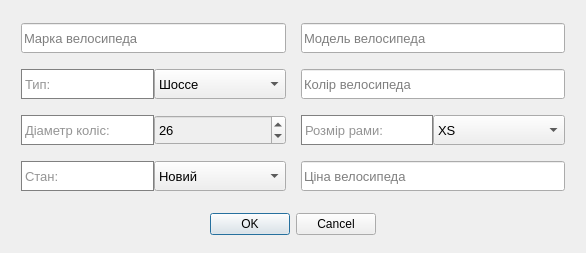
<?xml version="1.0" encoding="UTF-8"?>
<ui version="4.0">
 <class>AddNewBikeDialog</class>
 <widget class="QDialog" name="AddNewBikeDialog">
  <property name="geometry">
   <rect>
    <x>0</x>
    <y>0</y>
    <width>586</width>
    <height>253</height>
   </rect>
  </property>
  <property name="font">
   <font>
    <family>MS Shell Dlg 2</family>
    <pointsize>10</pointsize>
    <weight>50</weight>
    <italic>false</italic>
    <bold>false</bold>
    <kerning>true</kerning>
   </font>
  </property>
  <property name="windowTitle">
   <string>Додавання новго велосипеда</string>
  </property>
  <property name="windowIcon">
   <iconset>
    <normaloff>../../../../../Download/Elegantthemes-Beautiful-Flat-Bike.ico</normaloff>../../../../../Download/Elegantthemes-Beautiful-Flat-Bike.ico</iconset>
  </property>
  <property name="styleSheet">
   <string notr="true">QLabel
{
	color: #949494;
	border: 1px solid grey;
	background-color: white;
}

QSpinBox
{
	background-color: #EFEFEF;
}</string>
  </property>
  <layout class="QVBoxLayout" name="verticalLayout">
   <item>
    <layout class="QGridLayout" name="gridLayout">
     <property name="leftMargin">
      <number>10</number>
     </property>
     <property name="topMargin">
      <number>10</number>
     </property>
     <property name="rightMargin">
      <number>10</number>
     </property>
     <property name="bottomMargin">
      <number>10</number>
     </property>
     <property name="horizontalSpacing">
      <number>15</number>
     </property>
     <property name="verticalSpacing">
      <number>16</number>
     </property>
     <item row="2" column="0">
      <layout class="QHBoxLayout" name="horizontalLayout">
       <item>
        <widget class="QLabel" name="label">
         <property name="minimumSize">
          <size>
           <width>0</width>
           <height>30</height>
          </size>
         </property>
         <property name="font">
          <font>
           <family>MS Shell Dlg 2</family>
           <pointsize>10</pointsize>
           <weight>50</weight>
           <italic>false</italic>
           <bold>false</bold>
           <kerning>true</kerning>
          </font>
         </property>
         <property name="text">
          <string>Діаметр коліс:</string>
         </property>
        </widget>
       </item>
       <item>
        <widget class="QSpinBox" name="spinTyreDiameter">
         <property name="minimumSize">
          <size>
           <width>0</width>
           <height>30</height>
          </size>
         </property>
         <property name="suffix">
          <string/>
         </property>
         <property name="minimum">
          <number>16</number>
         </property>
         <property name="maximum">
          <number>29</number>
         </property>
         <property name="value">
          <number>26</number>
         </property>
        </widget>
       </item>
      </layout>
     </item>
     <item row="0" column="1">
      <widget class="QLineEdit" name="editModel">
       <property name="minimumSize">
        <size>
         <width>0</width>
         <height>30</height>
        </size>
       </property>
       <property name="readOnly">
        <bool>false</bool>
       </property>
       <property name="placeholderText">
        <string>Модель велосипеда</string>
       </property>
      </widget>
     </item>
     <item row="2" column="1">
      <layout class="QHBoxLayout" name="horizontalLayout_3">
       <item>
        <widget class="QLabel" name="label_3">
         <property name="minimumSize">
          <size>
           <width>0</width>
           <height>30</height>
          </size>
         </property>
         <property name="font">
          <font>
           <family>MS Shell Dlg 2</family>
           <pointsize>10</pointsize>
           <weight>50</weight>
           <italic>false</italic>
           <bold>false</bold>
           <kerning>true</kerning>
          </font>
         </property>
         <property name="text">
          <string>Розмір рами:</string>
         </property>
        </widget>
       </item>
       <item>
        <widget class="QComboBox" name="comboFrameSize">
         <property name="minimumSize">
          <size>
           <width>0</width>
           <height>30</height>
          </size>
         </property>
         <item>
          <property name="text">
           <string>XS</string>
          </property>
         </item>
         <item>
          <property name="text">
           <string>S</string>
          </property>
         </item>
         <item>
          <property name="text">
           <string>M</string>
          </property>
         </item>
         <item>
          <property name="text">
           <string>L</string>
          </property>
         </item>
         <item>
          <property name="text">
           <string>XL</string>
          </property>
         </item>
         <item>
          <property name="text">
           <string>XXL</string>
          </property>
         </item>
        </widget>
       </item>
      </layout>
     </item>
     <item row="1" column="0">
      <layout class="QHBoxLayout" name="horizontalLayout_2">
       <item>
        <widget class="QLabel" name="label_2">
         <property name="minimumSize">
          <size>
           <width>0</width>
           <height>30</height>
          </size>
         </property>
         <property name="font">
          <font>
           <family>MS Shell Dlg 2</family>
           <pointsize>10</pointsize>
           <weight>50</weight>
           <italic>false</italic>
           <bold>false</bold>
           <kerning>true</kerning>
          </font>
         </property>
         <property name="text">
          <string>Тип:</string>
         </property>
        </widget>
       </item>
       <item>
        <widget class="QComboBox" name="comboType">
         <property name="minimumSize">
          <size>
           <width>0</width>
           <height>30</height>
          </size>
         </property>
         <item>
          <property name="text">
           <string>Шоссе</string>
          </property>
         </item>
         <item>
          <property name="text">
           <string>Гірський</string>
          </property>
         </item>
         <item>
          <property name="text">
           <string>Гравійний</string>
          </property>
         </item>
         <item>
          <property name="text">
           <string>Міський</string>
          </property>
         </item>
         <item>
          <property name="text">
           <string>BMX</string>
          </property>
         </item>
        </widget>
       </item>
      </layout>
     </item>
     <item row="3" column="1">
      <widget class="QLineEdit" name="editPrice">
       <property name="minimumSize">
        <size>
         <width>0</width>
         <height>30</height>
        </size>
       </property>
       <property name="inputMethodHints">
        <set>Qt::ImhNone</set>
       </property>
       <property name="placeholderText">
        <string>Ціна велосипеда</string>
       </property>
      </widget>
     </item>
     <item row="3" column="0">
      <layout class="QHBoxLayout" name="horizontalLayout_4">
       <item>
        <widget class="QLabel" name="label_4">
         <property name="minimumSize">
          <size>
           <width>0</width>
           <height>30</height>
          </size>
         </property>
         <property name="font">
          <font>
           <family>MS Shell Dlg 2</family>
           <pointsize>10</pointsize>
           <weight>50</weight>
           <italic>false</italic>
           <bold>false</bold>
           <kerning>true</kerning>
          </font>
         </property>
         <property name="text">
          <string>Стан:</string>
         </property>
        </widget>
       </item>
       <item>
        <widget class="QComboBox" name="comboState">
         <property name="minimumSize">
          <size>
           <width>0</width>
           <height>30</height>
          </size>
         </property>
         <item>
          <property name="text">
           <string>Новий</string>
          </property>
         </item>
         <item>
          <property name="text">
           <string>Б/В</string>
          </property>
         </item>
        </widget>
       </item>
      </layout>
     </item>
     <item row="1" column="1">
      <widget class="QLineEdit" name="editColor">
       <property name="minimumSize">
        <size>
         <width>0</width>
         <height>30</height>
        </size>
       </property>
       <property name="placeholderText">
        <string>Колір велосипеда</string>
       </property>
      </widget>
     </item>
     <item row="0" column="0">
      <widget class="QLineEdit" name="editBrand">
       <property name="minimumSize">
        <size>
         <width>0</width>
         <height>30</height>
        </size>
       </property>
       <property name="placeholderText">
        <string>Марка велосипеда</string>
       </property>
      </widget>
     </item>
    </layout>
   </item>
   <item>
    <widget class="QDialogButtonBox" name="buttonBox">
     <property name="minimumSize">
      <size>
       <width>0</width>
       <height>30</height>
      </size>
     </property>
     <property name="orientation">
      <enum>Qt::Horizontal</enum>
     </property>
     <property name="standardButtons">
      <set>QDialogButtonBox::Cancel|QDialogButtonBox::Ok</set>
     </property>
     <property name="centerButtons">
      <bool>true</bool>
     </property>
    </widget>
   </item>
  </layout>
 </widget>
 <resources/>
 <connections>
  <connection>
   <sender>buttonBox</sender>
   <signal>accepted()</signal>
   <receiver>AddNewBikeDialog</receiver>
   <slot>accept()</slot>
   <hints>
    <hint type="sourcelabel">
     <x>248</x>
     <y>254</y>
    </hint>
    <hint type="destinationlabel">
     <x>157</x>
     <y>274</y>
    </hint>
   </hints>
  </connection>
  <connection>
   <sender>buttonBox</sender>
   <signal>rejected()</signal>
   <receiver>AddNewBikeDialog</receiver>
   <slot>reject()</slot>
   <hints>
    <hint type="sourcelabel">
     <x>316</x>
     <y>260</y>
    </hint>
    <hint type="destinationlabel">
     <x>286</x>
     <y>274</y>
    </hint>
   </hints>
  </connection>
 </connections>
</ui>
